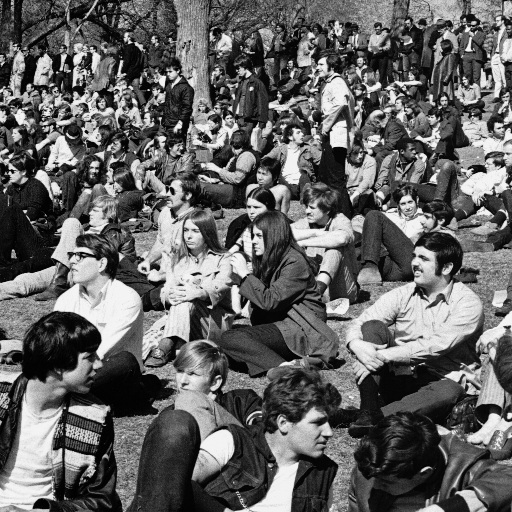
#> input picture Processamento Digital de Imagens/Trabalho1/crowd1.jpg, 512 x 512 px, found by its file name
$ python LoG.py   (older library calls are emulated)
#> lines starting #> are read from the running program, lines starting #| are printed output that depends on the picture
# -*- coding: utf-8 -*-
"""
Created on Sun Apr  1 09:49:56 2018

@author: JoseGerardo
"""

# -*- coding: utf-8 -*-
"""
Created on Tue Mar  6 15:44:05 2018

@author: Labvis
"""

# -*- coding: utf-8 -*-
"""
Created on Tue May 16 13:23:32 2017

@author: Labvis
"""
import matplotlib.pyplot as plt
from skimage.io import imread
from skimage.color import rgb2grey
from skimage import filters
import numpy as np
from scipy.ndimage.filters import gaussian_laplace


#Leitura das imagens
#cameraman = imread('C:/Users/Labvis/Dropbox/mestrado/Processamento Digital de Imagens/Trabalho1/woman_blonde.jpg')
cameraman = imread('C:/Users/Labvis/Dropbox/mestrado/Processamento Digital de Imagens/Trabalho1/crowd1.jpg')
#> cameraman is the input picture: shape (512, 512, 3); min 0, max 252, mean 99.4

#Converte a imagem para níveis de cinza
lena = rgb2grey(np.asarray(cameraman))*np.max(cameraman)

i = 6
lena_filtrada = np.zeros((lena.shape[0],lena.shape[1],i))

for k in range(6):
    lena_filtrada[:,:,k] = gaussian_laplace(lena, 1.4*k)
    #lena_filtrada[:,:,k] = filters.laplace(lena,3)
    plt.figure(k)
    plt.axis('off')
    plt.imshow(lena_filtrada[:,:,k],cmap = "gray")

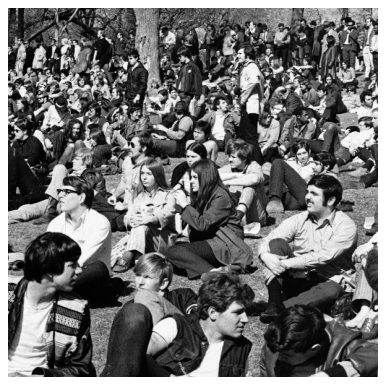
#> figure drawn by matplotlib, 1 panel
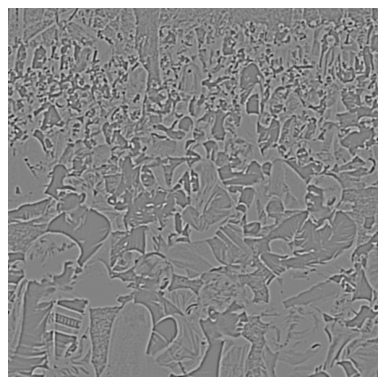
#> figure drawn by matplotlib, 1 panel
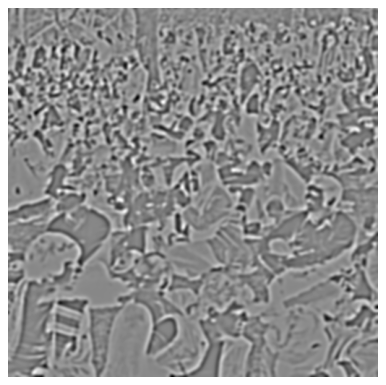
#> figure drawn by matplotlib, 1 panel
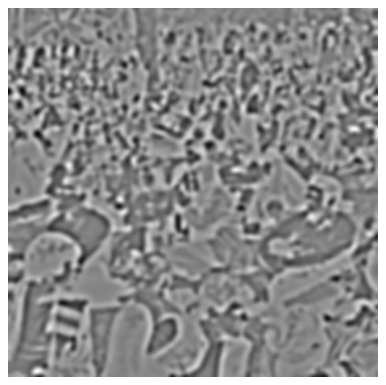
#> figure drawn by matplotlib, 1 panel
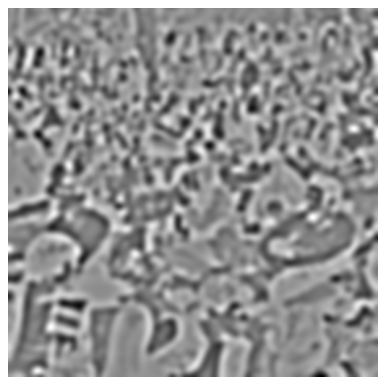
#> figure drawn by matplotlib, 1 panel
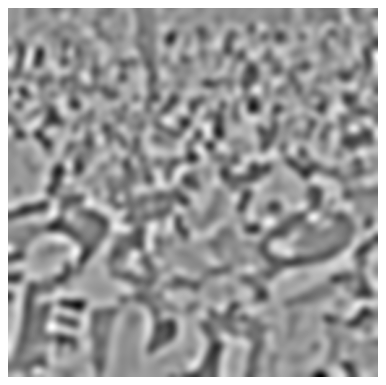
#> figure drawn by matplotlib, 1 panel

$ run again, with Processamento Digital de Imagens/Trabalho1/woman_blonde.jpg copied over Processamento Digital de Imagens/Trabalho1/crowd1.jpg
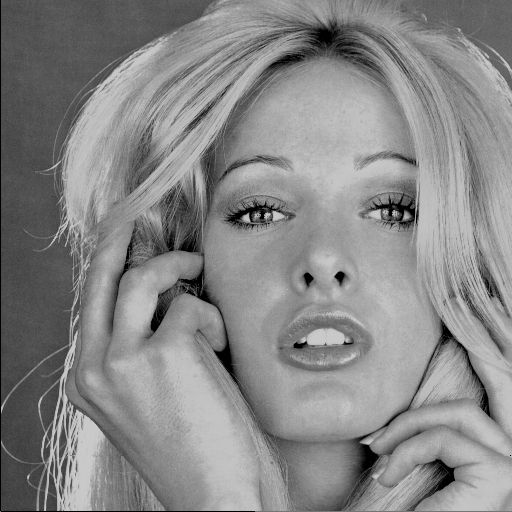
#> input picture Processamento Digital de Imagens/Trabalho1/woman_blonde.jpg, 512 x 512 px, found by its file name
#> cameraman is the input picture: shape (512, 512, 3); min 0, max 221, mean 135.1
#> `lena = rgb2grey(np.asarray(cameraman))*np.max(cameraman)`:
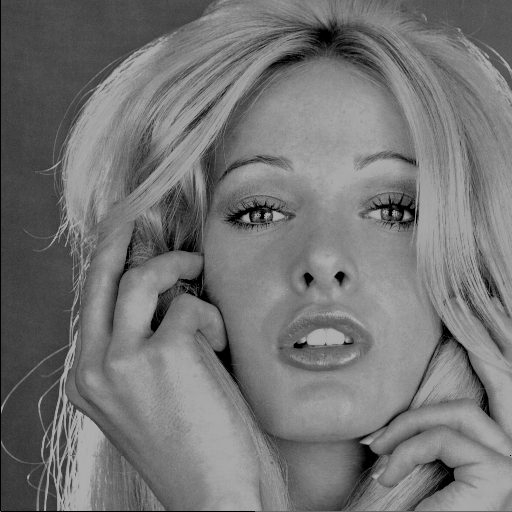
#> lena: shape (512, 512) float64; min 0, max 191.5, mean 117.1
#> ``:
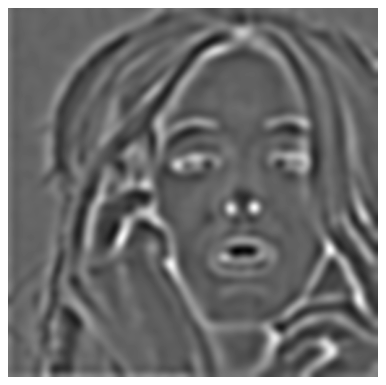
#> figure drawn by matplotlib, 1 panel

$ run again, with Processamento Digital de Imagens/Trabalho1/crowd2.jpg copied over Processamento Digital de Imagens/Trabalho1/crowd1.jpg
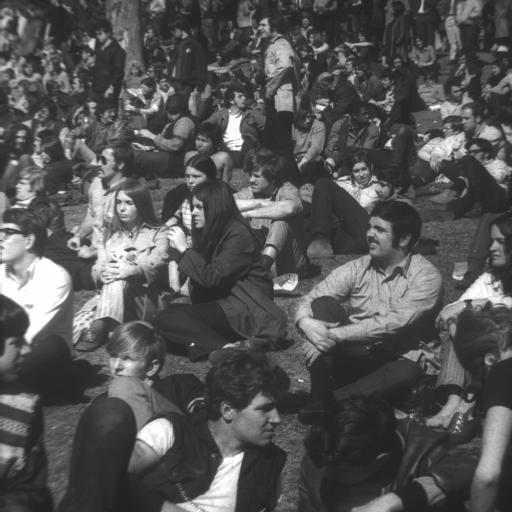
#> input picture Processamento Digital de Imagens/Trabalho1/crowd2.jpg, 512 x 512 px, found by its file name
#> cameraman is the input picture: shape (512, 512); min 27, max 255, mean 84.7
#> `lena = rgb2grey(np.asarray(cameraman))*np.max(cameraman)`:
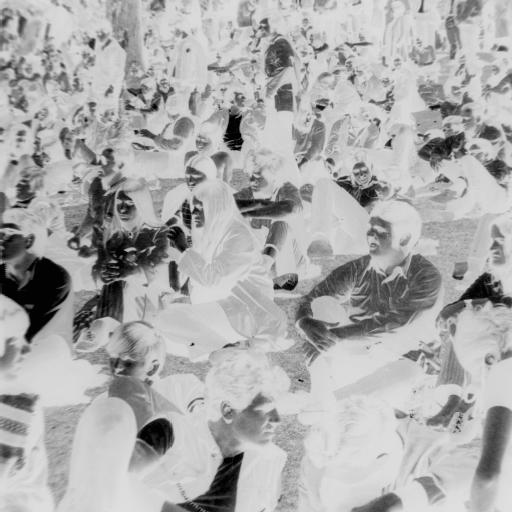
#> lena: shape (512, 512); min 1, max 229, mean 171.3
#> ``:
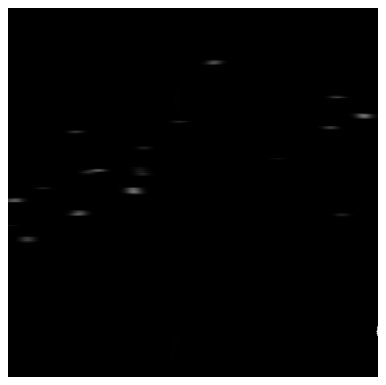
#> figure drawn by matplotlib, 1 panel
